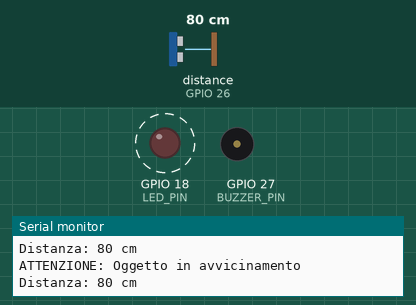
This sketch was run on a simulated ESP32. Shown: output pins drawn as LEDs (lit = HIGH), buzzer (waves = sounding), the last lines printed to the serial monitor. Wiring (from diagram.json): ultrasonic range finder: trigger GPIO 25; echo GPIO 26. Dashed ring = blinking. The inputs (shaded band) are chosen by the test bench; at power-on: distance to the obstacle (sensor on GPIO 26) 80 cm. The echo pulse lasts 58.3 µs per cm; pins used as bus, display or sensor lines are not drawn.

Above: at 1.3 s.
1.4 s: distance to the obstacle (sensor on GPIO 26) set to 85 cm
At 1.9 s:
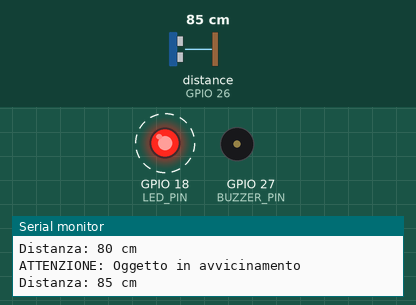
4.4 s: distance to the obstacle (sensor on GPIO 26) set to 2 cm
At 5.3 s:
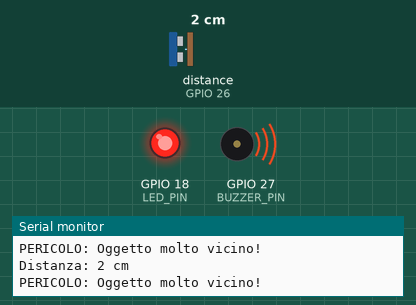
6.4 s: distance to the obstacle (sensor on GPIO 26) set to 35 cm
7.9 s: distance to the obstacle (sensor on GPIO 26) set to 45 cm
At 8.59 s:
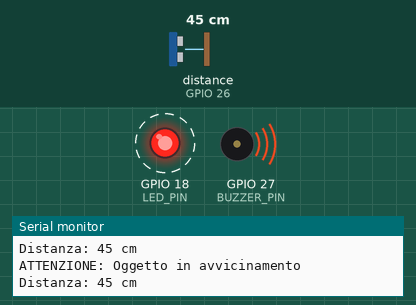
10.9 s: distance to the obstacle (sensor on GPIO 26) set to 4 cm
At 11.6 s:
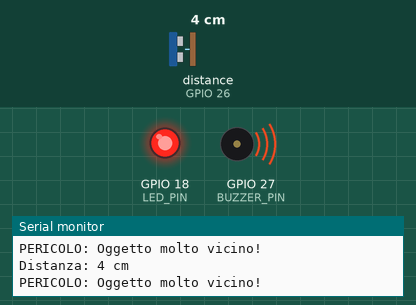
Timing chart, 0 to 13.5 s (numbered marks = the images above; inputs shaded):
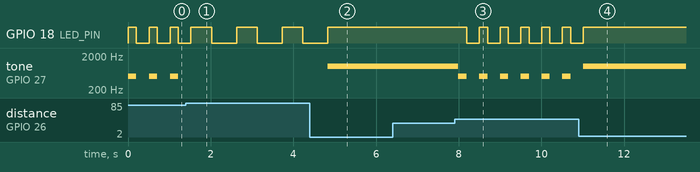

Measured:
- the behaviour switches between 80 and 81 cm on distance to the obstacle (sensor on GPIO 26) (found by bisection; images 0 and 1)
- the behaviour switches between 40 and 41 cm on distance to the obstacle (sensor on GPIO 26) (found by bisection; images 2 and 3)
- after the input at 1.4 s, GPIO 18 (LED_PIN): alternates HIGH for 0.50 s and LOW for 0.61 s, starting after 0.62 s; tone on GPIO 27 (BUZZER_PIN): stops changing and stays silent
- after the input at 4.4 s, GPIO 18 (LED_PIN): goes on until 4.8 s, then stays HIGH; tone on GPIO 27 (BUZZER_PIN): silent → 1000 Hz after 0.43 s
- after the input at 7.9 s, GPIO 18 (LED_PIN): alternates HIGH for 0.20 s and LOW for 0.30 s, starting after 0.29 s; tone on GPIO 27 (BUZZER_PIN): alternates 500 Hz for 0.20 s and silent for 0.30 s, starting after 0.09 s
- after the input at 10.9 s, GPIO 18 (LED_PIN): goes on until 11.0 s, then stays HIGH
- by itself, GPIO 18 (LED_PIN): alternates HIGH for 0.20 s and LOW for 0.31 s
- by itself, tone on GPIO 27 (BUZZER_PIN): alternates 500 Hz for 0.20 s and silent for 0.31 s

The sketch:

Ultrasuoni_03_allarme_prossimita.ino
```cpp
#include <Arduino.h>

/*
 * @file Ultrasuoni_03_allarme_prossimita.ino
 * @brief Sistema di allarme di prossimità con sensore a ultrasuoni HC-SR04
 *
 * @description
 * Questo sketch implementa un sistema di allarme di prossimità utilizzando il sensore a ultrasuoni HC-SR04 con Arduino.
 * Il sistema utilizza un LED e un buzzer per segnalare la presenza di oggetti a diverse distanze, con tre livelli di
 * allarme: sicuro, avvertimento e pericolo.
 * La distanza viene misurata continuamente e il sistema reagisce in tempo reale, fornendo feedback visivo e acustico
 * in base alla vicinanza dell'oggetto rilevato. Il risultato viene visualizzato in centimetri sul monitor seriale,
 * insieme a messaggi di stato per ogni livello di allarme.
 *
 *
 * @author Filippo Bilardo
 * @date 09/03/2026
 * @version 1.0
 */

 // Sistema di allarme di prossimità con LED e buzzer
const int TRIG_PIN = 25;
const int ECHO_PIN = 26;
const int LED_PIN = 18;    // LED integrato o esterno
const int BUZZER_PIN = 27;  // Pin per il buzzer

// Soglie di distanza per l'allarme (in cm)
const int SAFE_DISTANCE = 150;     // Distanza sicura
const int WARNING_DISTANCE = 80;  // Distanza di avvertimento
const int DANGER_DISTANCE = 40;   // Distanza di pericolo

int measureDistance();

void setup() {
  pinMode(TRIG_PIN, OUTPUT);
  pinMode(ECHO_PIN, INPUT);
  pinMode(LED_PIN, OUTPUT);
  pinMode(BUZZER_PIN, OUTPUT);
  Serial.begin(115200);
  Serial.println("Sistema di allarme di prossimità attivo");
}

void loop() {
  // Misura la distanza
  int distance = measureDistance();

  if (distance < 0) { noTone(BUZZER_PIN); digitalWrite(LED_PIN, LOW); Serial.println("ERR ECO"); delay(100); return; }

  // Visualizza la distanza
  Serial.print("Distanza: ");
  Serial.print(distance);
  Serial.println(" cm");

  noTone(BUZZER_PIN);
  // Gestisci l'allarme in base alla distanza
  if (distance <= DANGER_DISTANCE) {
    // Zona di pericolo - allarme continuo
    digitalWrite(LED_PIN, HIGH);
    tone(BUZZER_PIN, 1000);  // Tono acuto
    Serial.println("PERICOLO: Oggetto molto vicino!");
  }
  else if (distance <= WARNING_DISTANCE) {
    // Zona di avvertimento - allarme intermittente
    digitalWrite(LED_PIN, HIGH);
    tone(BUZZER_PIN, 500);  // Tono medio, durata breve
    delay(200); noTone(BUZZER_PIN);  // Fine beep
    digitalWrite(LED_PIN, LOW);
    delay(200);
    Serial.println("ATTENZIONE: Oggetto in avvicinamento");
  }
  else if (distance <= SAFE_DISTANCE) {
    // Zona di attenzione - solo segnalazione visiva
    digitalWrite(LED_PIN, HIGH);
    delay(500);
    digitalWrite(LED_PIN, LOW);
    delay(500);
    noTone(BUZZER_PIN);  // Assicurati che il buzzer sia spento
    Serial.println("Oggetto rilevato a distanza sicura");
  }
  else {
    // Nessun oggetto rilevato entro la distanza di monitoraggio
    digitalWrite(LED_PIN, LOW);
    noTone(BUZZER_PIN);
  }

  delay(100);  // Breve ritardo per stabilità
}

// Funzione per misurare la distanza
int measureDistance() {
  long duration;

  // Invia impulso ultrasonico
  digitalWrite(TRIG_PIN, LOW);
  delayMicroseconds(2);
  digitalWrite(TRIG_PIN, HIGH);
  delayMicroseconds(10);
  digitalWrite(TRIG_PIN, LOW);

  // Misura il tempo di ritorno dell'eco
  duration = pulseIn(ECHO_PIN, HIGH, 30000UL);

  // Calcola e restituisci la distanza in cm
  return duration == 0 ? -1 : int(duration / 58);
}
```
